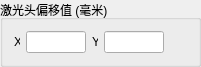
          <widget class="QGroupBox" name="groupBox">
           <property name="geometry">
            <rect>
             <x>10</x>
             <y>40</y>
             <width>201</width>
             <height>54</height>
            </rect>
           </property>
           <property name="title">
            <string>激光头偏移值 (毫米)</string>
           </property>
           <layout class="QVBoxLayout" name="verticalLayout">
            <item>
             <layout class="QHBoxLayout" name="horizontalLayout_3">
              <item>
               <widget class="QLabel" name="labelLayzerAbsX">
                <property name="sizePolicy">
                 <sizepolicy hsizetype="Preferred" vsizetype="Preferred">
                  <horstretch>0</horstretch>
                  <verstretch>0</verstretch>
                 </sizepolicy>
                </property>
                <property name="minimumSize">
                 <size>
                  <width>6</width>
                  <height>20</height>
                 </size>
                </property>
                <property name="maximumSize">
                 <size>
                  <width>6</width>
                  <height>20</height>
                 </size>
                </property>
                <property name="text">
                 <string>X</string>
                </property>
               </widget>
              </item>
              <item>
               <widget class="QLineEdit" name="lineEditLazerAbsX">
                <property name="sizePolicy">
                 <sizepolicy hsizetype="Preferred" vsizetype="Fixed">
                  <horstretch>0</horstretch>
                  <verstretch>0</verstretch>
                 </sizepolicy>
                </property>
                <property name="minimumSize">
                 <size>
                  <width>60</width>
                  <height>0</height>
                 </size>
                </property>
                <property name="maximumSize">
                 <size>
                  <width>60</width>
                  <height>16777215</height>
                 </size>
                </property>
                <property name="text">
                 <string/>
                </property>
                <property name="alignment">
                 <set>Qt::AlignRight|Qt::AlignTrailing|Qt::AlignVCenter</set>
                </property>
               </widget>
              </item>
              <item>
               <widget class="QLabel" name="labelLayzerAbsY">
                <property name="sizePolicy">
                 <sizepolicy hsizetype="Preferred" vsizetype="Preferred">
                  <horstretch>0</horstretch>
                  <verstretch>0</verstretch>
                 </sizepolicy>
                </property>
                <property name="minimumSize">
                 <size>
                  <width>6</width>
                  <height>20</height>
                 </size>
                </property>
                <property name="maximumSize">
                 <size>
                  <width>6</width>
                  <height>20</height>
                 </size>
                </property>
                <property name="text">
                 <string>Y</string>
                </property>
               </widget>
              </item>
              <item>
               <widget class="QLineEdit" name="lineEditLazerAbsY">
                <property name="sizePolicy">
                 <sizepolicy hsizetype="Preferred" vsizetype="Fixed">
                  <horstretch>0</horstretch>
                  <verstretch>0</verstretch>
                 </sizepolicy>
                </property>
                <property name="minimumSize">
                 <size>
                  <width>60</width>
                  <height>0</height>
                 </size>
                </property>
                <property name="maximumSize">
                 <size>
                  <width>60</width>
                  <height>16777215</height>
                 </size>
                </property>
                <property name="text">
                 <string/>
                </property>
                <property name="alignment">
                 <set>Qt::AlignRight|Qt::AlignTrailing|Qt::AlignVCenter</set>
                </property>
               </widget>
              </item>
              <item>
               <spacer name="horizontalSpacer_2">
                <property name="orientation">
                 <enum>Qt::Horizontal</enum>
                </property>
                <property name="sizeType">
                 <enum>QSizePolicy::Preferred</enum>
                </property>
                <property name="sizeHint" stdset="0">
                 <size>
                  <width>194</width>
                  <height>17</height>
                 </size>
                </property>
               </spacer>
              </item>
             </layout>
            </item>
           </layout>
          </widget>
